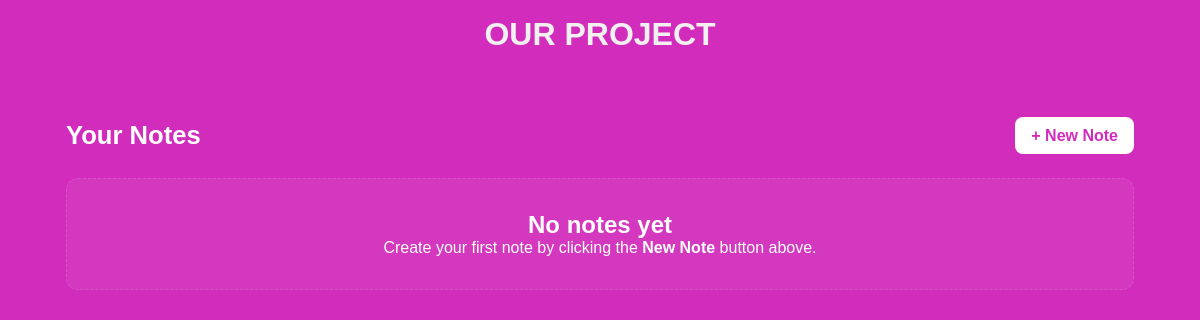
/notes/ (signed in), run on an earlier commit of the app's database.
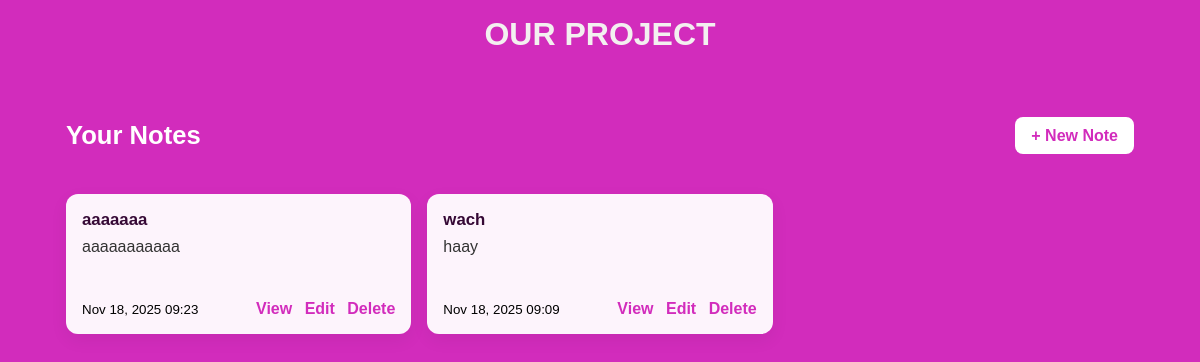
And on a later commit of the database.
### main/models.py (models this page shows, shortened)
class Note(models.Model):
	title = models.CharField(max_length=200)
	content = models.TextField(blank=True)
	author = models.ForeignKey(
		settings.AUTH_USER_MODEL,
		on_delete=models.CASCADE,
		null=True,
		blank=True,
		related_name='notes'
	)
	created_at = models.DateTimeField(auto_now_add=True)
	updated_at = models.DateTimeField(auto_now=True)
	class Meta:
		ordering = ['-created_at']

### main/views.py (the view)
# urls.py: path('', views.note_home, name='note_home'),
def note_home(request):
    notes = Note.objects.filter(author=request.user)
    return render(request, 'main/note_home.html', {'notes': notes})

### templates/main/note_home.html (shortened to what this page needs)
        {% extends 'base.html' %}
{% block content %}
<div class="notes-container">
    <div class="notes-header">
        <h1>Your Notes</h1>
        <a href="{% url 'add_note' %}" class="btn-new">+ New Note</a>
    </div>
    {% if notes and notes|length > 0 %}
        <div class="notes-grid">
            {% for note in notes %}
                <div class="note-card">
                    <div class="note-title">{{ note.title }}</div>
                    <div class="note-content">{{ note.content|default:'(No content yet)' }}</div>
                    <div class="note-meta">
                        <small>{{ note.created_at|date:'M d, Y H:i' }}</small>
                        <div class="note-actions">
                            <a href="{% url 'view_note' note.id %}">View</a>
                            <a href="{% url 'edit_note' note.id %}">Edit</a>
                            <a href="{% url 'delete_note' note.id %}">Delete</a>
                        </div>
                    </div>
                </div>
            {% endfor %}
        </div>
    {% else %}
        <div class="empty-state">
            <h2>No notes yet</h2>
            <p>Create your first note by clicking the <strong>New Note</strong> button above.</p>
        </div>
    {% endif %}
</div>
{% endblock %}

### templates/base.html (shortened to what this page needs)
<!DOCTYPE html>
<html lang="en">
<head>
</head>
<body>
    {% block navbar %}
        <nav class="navbar">
            <div class="navbar-container">
                <a href="{% url 'home' %}" class="navbar-logo">
                    OUR PROJECT
                </a>
            </div>
        </nav>
    {% endblock navbar %}
    <div class="content-wrapper">
        {% block content %}
        {% endblock content %}
    </div>
</body>
</html>

### templates/base.html (style rules this page uses)
* { margin: 0; padding: 0; box-sizing: border-box; }
body { background-color: rgb(210, 44, 188); font-family: Arial, sans-serif; }
.navbar { background-color: rgb(210, 44, 188); box-shadow: 0 0px opx rgba(0, 0, 0, 0.1); padding: 1rem 0; position: sticky; top: 0; z-index: 1000; }
.navbar-container { max-width: 1200px; margin: 0 auto; display: flex; justify-content: center; align-items: center; padding: 0 2rem; }
.navbar-logo { text-decoration: none; color: #f3f0f0; font-size: 2rem; font-weight: bold; transition: color 0.3s ease; }
.content-wrapper { min-height: calc(100vh - 80px); }

### templates/main/note_home.html (style rules this page uses)
.notes-container { max-width: 1100px; margin: 3rem auto; padding: 0 1rem; display: flex; flex-direction: column; gap: 1.5rem; }
.notes-header { display: flex; justify-content: space-between; align-items: center; color: #fff; }
.notes-header h1 { font-size: 1.6rem; font-weight: 700; }
.btn-new { background: #fff; color: rgb(210,44,188); padding: 0.6rem 1rem; border-radius: 8px; text-decoration: none; font-weight: 700; }
.notes-grid { display: grid; grid-template-columns: repeat(auto-fill, minmax(260px, 1fr)); gap: 1rem; margin-top: 1rem; }
.note-card { background: rgba(255,255,255,0.95); padding: 1rem; border-radius: 12px; box-shadow: 0 6px 18px rgba(0,0,0,0.06); display: flex; flex-direction: column; min-height: 140px; }
.note-title { font-size: 1.05rem; font-weight: 700; color: rgb(53,8,53); margin-bottom: 0.5rem; }
.note-content { color: #333; flex: 1 1 auto; overflow: hidden; text-overflow: ellipsis; display: -webkit-box; -webkit-line-clamp: 4; -webkit-box-orient: vertical; }
.note-meta { margin-top: 0.75rem; display: flex; justify-content: space-between; align-items: center; gap: 0.5rem; }
.note-actions a { text-decoration: none; color: rgb(210,44,188); font-weight: 600; margin-left: 0.5rem; }

What changed in the data, as far as the page shows it:
added Note: title "aaaaaaa", content "aaaaaaaaaaa", created_at "Nov 18, 2025 09:23"
added Note: title "wach", content "haay", created_at "Nov 18, 2025 09:09"
Also different on the page:
text no longer shown: "No notes yet Create your first note by clicking the New Note button above."
